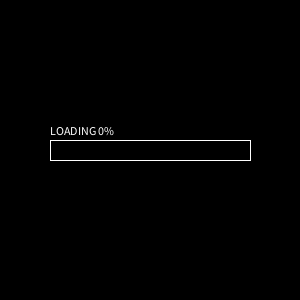
Frame 1 (no input)
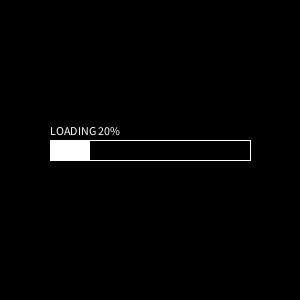
Frame 60 (the mouse pressed at the canvas centre just before this capture)
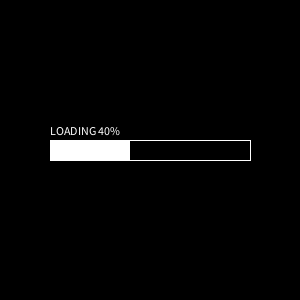
Frame 120 (the mouse held since frame 60 and released just before this capture)

The Processing sketch that drew these frames (run headless with seeded random() and noise(); from frame 60 on, the mouse is pressed at the canvas centre):

// Processing sketch: processing_42989
// ── processing_42989.pde

void setup(){
  size(300,300);
}


float fillrate;
boolean fillcounter = false;
int howmuchlonger = 0;
void draw(){
 background(0);
  if (fillcounter == false){
    noFill();
    stroke(255);
    rect(50,140,200,20);
    fillrate=fillrate+0.6666;
    fill(255);
    rect(50,140,fillrate,20);
    howmuchlonger=round(fillrate/2);
    text("LOADING "+howmuchlonger+"%",width/4-25,height/2-15);
    if(fillrate>=200){
      fillcounter = true;
    }
  }
  
 else if(fillcounter == true){
   fill(255);
   text("DONE! CLICK TO RESET",width/4,height/2);
   onMouseClick();
 }
}

void onMouseClick(){
  
     if(mousePressed==true){
     fillcounter = false;
     fillrate=0;
   }
}
  
